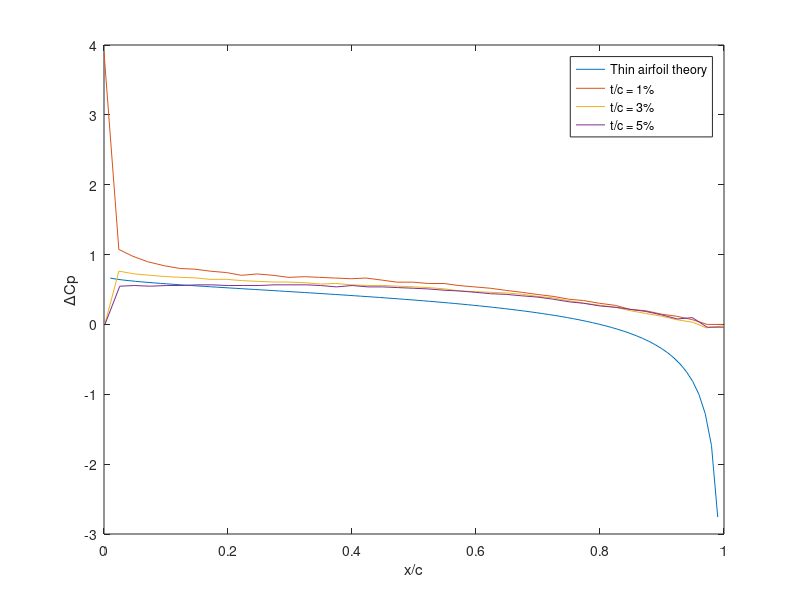

Recreate this plot in MATLAB.
clear
close all

%%Thin airfoil theory%%

alpha = deg2rad(5);

xc = linspace(0,1,100);

deltaCp = 4*alpha*(2-2*xc./sqrt(1-(1-2*xc).^2));


%%Data extracted from paper%%

x1_paper = [0 0.02392344498 0.04625199362 0.0701754386 0.09728867624 0.1228070175 0.1467304625 0.1722488038 0.1977671451 0.2216905901 0.2472089314 0.2727272727 0.298245614 0.3237639553 0.3476874003 0.3732057416 0.3987240829 0.4226475279 0.4481658692 0.4720893142 0.4976076555 0.5231259968 0.5486443381 0.5725677831 0.5980861244 0.6236044657 0.6475279107 0.6746411483 0.6985645933 0.7256778309 0.7496012759 0.7735247209 0.7990430622 0.8245614035 0.8484848485 0.8740031898 0.8995215311 0.9234449761 0.9489633174 0.9728867624 0.9984051037];

delta_cp_paper1 = [3.896202532,1.074141049,0.9764918626,0.8983725136,0.8397830018,0.8007233273,0.7909584087,0.7616636528,0.7421338156,0.703074141,0.7226039783,0.703074141,0.6737793852,0.6835443038,0.6737793852,0.6640144665,0.6542495479,0.6640144665,0.6347197107,0.6054249548,0.6054249548,0.5858951175,0.5858951175,0.5566003617,0.5370705244,0.5175406872,0.4882459313,0.4589511754,0.4296564195,0.4003616637,0.3613019892,0.3417721519,0.3027124774,0.2734177215,0.2148282098,0.1952983725,0.1464737794,0.1171790235,0.06835443038,0,0];


x3_paper = [0.00159744408945681 0.0239616613418530 0.0479233226837061 0.0734824281150160 0.0990415335463258 0.123003194888179 0.148562300319489 0.170926517571885 0.198083067092652 0.223642172523962 0.249201277955272 0.274760383386581 0.298722044728434 0.324281150159744 0.349840255591054 0.373801916932907 0.397763578274760 0.424920127795527 0.448881789137380 0.474440894568690 0.498402555910543 0.522364217252396 0.549520766773163 0.573482428115016 0.599041533546326 0.624600638977636 0.650159744408946 0.675718849840256 0.699680511182109 0.723642172523962 0.747603833865815 0.774760383386582 0.800319488817891 0.825878594249201 0.849840255591054 0.873801916932907 0.899361022364217 0.923322683706070 0.95047923322683 0.971246006389776 1];

delta_cp_paper3 = [0.009782608696 0.7630434783 0.7239130435 0.7043478261 0.6847826087 0.675 0.6652173913 0.6456521739 0.6456521739 0.6260869565 0.6163043478 0.6065217391 0.6065217391 0.5967391304 0.577173913 0.5869565217 0.5673913043 0.5576086957 0.5576086957 0.547826087 0.5380434783 0.5282608696 0.5086956522 0.4793478261 0.4695652174 0.4597826087 0.45 0.4304347826 0.4010869565 0.3815217391 0.3423913043 0.3032608696 0.2739130435 0.2445652174 0.1956521739 0.1565217391 0.1173913043 0.06847826087 0.02934782609 -0.04891304348 -0.01956521739];


x5_paper = [0.00149713386534784 0.0254209284028323 0.0493447229403170 0.0748634371136338 0.100382151286951 0.124305945824435 0.149824659997752 0.173748454535237 0.200862088344386 0.224785882881870 0.250304597055187 0.274228391592672 0.299747105765988 0.326860739575138 0.349189614476790 0.374708328650107 0.400227042823424 0.425745756996740 0.449669551534225 0.473593346071709 0.499112060245026 0.523035854782511 0.550149488591660 0.574073283129144 0.599591997302461 0.623515791839946 0.649034506013263 0.672958300550747 0.700071934359897 0.723995728897381 0.751109362706530 0.773438237608182 0.800551871417331 0.826070585590648 0.849994380128133 0.873918174665617 0.899436888838934 0.924955603012251 0.948879397549736 0.972803192087220 0.999916825896369];

delta_cp_paper5 = [0 0.5471840981 0.5569552427 0.5471840981 0.5569552427 0.5569552427 0.5667263873 0.5667263873 0.5569552427 0.5569552427 0.5569552427 0.5667263873 0.5667263873 0.5667263873 0.5569552427 0.5374129535 0.5569552427 0.5374129535 0.5374129535 0.5276418089 0.5178706643 0.5080995196 0.4885572304 0.4787860858 0.4592437966 0.4397015074 0.4299303628 0.4103880736 0.3908457843 0.3615323505 0.3224477721 0.3029054829 0.2638209044 0.2442786152 0.2149651814 0.1856517476 0.1367960245 0.07816915687 0.09771144609 -0.03908457843 -0.03908457843];

%%Plot%%

plot(xc,deltaCp)
hold on
plot(x1_paper, delta_cp_paper1)
plot(x3_paper, delta_cp_paper3)
plot(x5_paper, delta_cp_paper5)

legend({'Thin airfoil theory','t/c = 1%', 't/c = 3%', 't/c = 5%'},'Location','northeast')

xlabel('x/c') 
ylabel('\DeltaCp')
